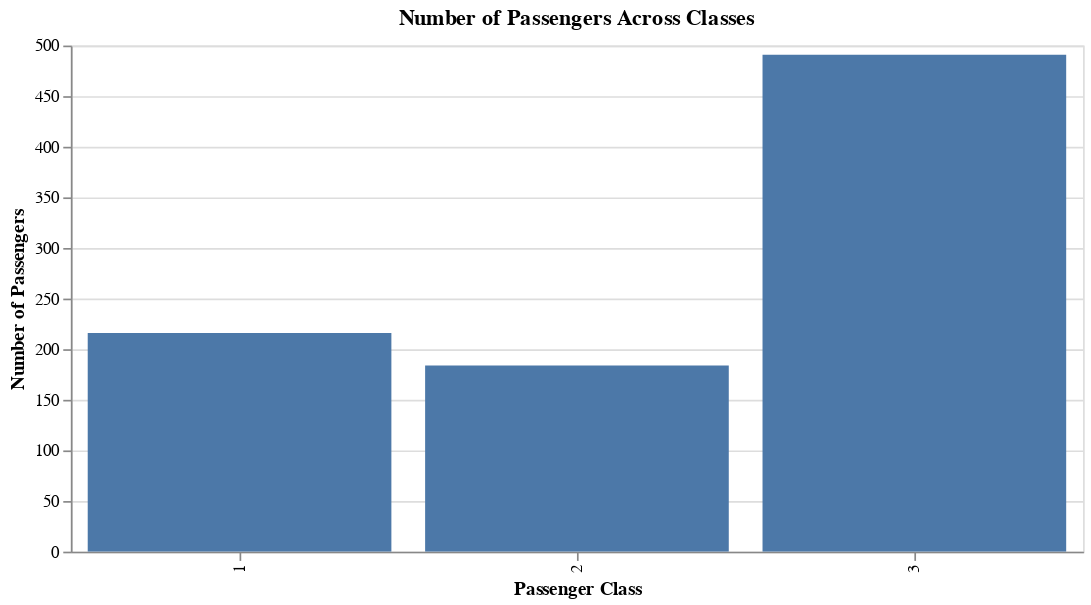

Notebook cell for this chart:
### Code cell
(
    pax_class_counts
    .plot.bar(
        x=alt.X("Pclass:O",title="Passenger Class"),
        y=alt.Y("count", title="Number of Passengers"),
        tooltip=[
            alt.Tooltip("Pclass", title="Class"),
            alt.Tooltip("count", title="Number of Passengers"),
        ]
    )
    .properties
    (
        width=600,
        title="Number of Passengers Across Classes"
    )
)

### Figure 1 — Vega-Lite specification as saved in the notebook (floating-point values rounded to 4 significant figures)
{"config": {"view": {"continuousWidth": 300, "continuousHeight": 300}}, "data": {"name": "data-c30dd86a46631d7ff2337a1aecc8478f"}, "mark": {"type": "bar", "tooltip": true}, "encoding": {"tooltip": [{"field": "Pclass", "title": "Class", "type": "quantitative"}, {"field": "count", "title": "Number of Passengers", "type": "quantitative"}], "x": {"field": "Pclass", "title": "Passenger Class", "type": "ordinal"}, "y": {"field": "count", "title": "Number of Passengers", "type": "quantitative"}}, "params": [{"name": "param_2", "select": {"type": "interval", "encodings": ["x", "y"]}, "bind": "scales"}], "title": "Number of Passengers Across Classes", "width": 600, "$schema": "https://vega.github.io/schema/vega-lite/v5.20.1.json", "datasets": {"data-c30dd86a46631d7ff2337a1aecc8478f": [{"Pclass": 1, "count": 216}, {"Pclass": 2, "count": 184}, {"Pclass": 3, "count": 491}]}}
